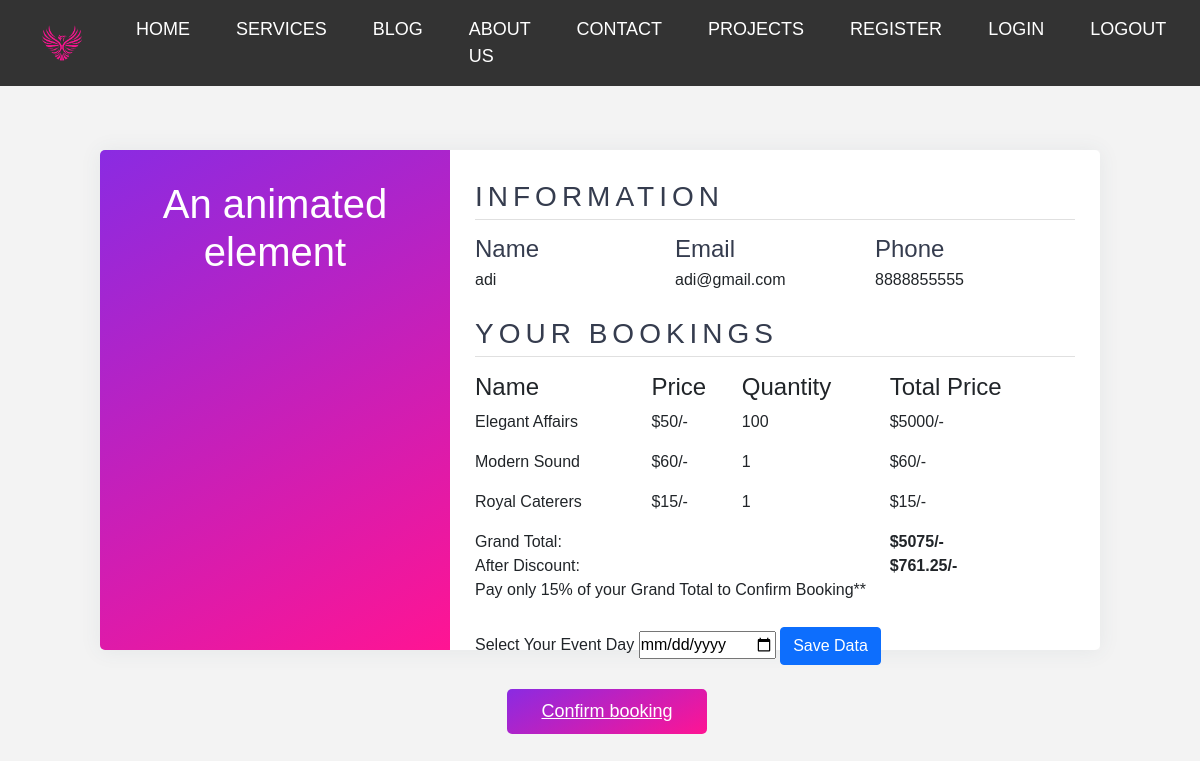
The app's page /Bookings/Bookings.php (signed in) with its own data.
### tables this page shows
CREATE TABLE `user_form` (
  `id` int(100) NOT NULL,
  `name` varchar(100) NOT NULL,
  `email` varchar(100) NOT NULL,
  `mobile` bigint(10) NOT NULL,
  `password` varchar(100) NOT NULL,
  `Time` timestamp(6) NOT NULL DEFAULT current_timestamp(6) ON UPDATE current_timestamp(6)
);

CREATE TABLE `cart` (
  `id` int(100) NOT NULL,
  `user_id` int(100) NOT NULL,
  `name` varchar(100) NOT NULL,
  `price` varchar(100) NOT NULL,
  `image` varchar(100) NOT NULL,
  `quantity` int(100) NOT NULL,
  `Time` timestamp NOT NULL DEFAULT current_timestamp() ON UPDATE current_timestamp()
);

### Bookings/Bookings.php (the view, shortened to what this page needs)
<?php
include 'config.php';
$user_id = $_SESSION['user_id'];
?>
<!DOCTYPE html>
 <html>
 <head>
 <link rel="stylesheet" href="https://cdnjs.cloudflare.com/ajax/libs/animate.css/4.1.1/animate.min.css"/>
 <link href="https://cdn.jsdelivr.net/npm/bootstrap@5.0.2/dist/css/bootstrap.min.css" rel="stylesheet"
>
<link rel="stylesheet" href="https://cdnjs.cloudflare.com/ajax/libs/font-awesome/6.3.0/css/all.min.css"
integrity="sha512-SzlrxWUlpfuzQ+pcUCosxcglQRNAq/DZjVsC0lE40xsADsfeQoEypE+enwcOiGjk/bSuGGKHEyjSoQ1zVisanQ==" />
<link rel="stylesheet" href="Bookings.css">
<link rel="stylesheet" type="text/css" href="../nav.css">
</head>
<body>
<nav class="navbar navbar-expand-md">
    <div class="container">
        <a class="navbar-brand" href="#"><img src="../logo.png" alt="Logo"></a>
        <div class="collapse navbar-collapse">
            <ul class="navbar-nav ms-auto mb-2 mb-lg-0">
                <li class="nav-item">
                    <a class="nav-link active" href="../Homepage/Homepage.php">HOME</a></li>
                    <li class="nav-item">
                        <a class="nav-link" href="../Select/Select.html">SERVICES</a></li>
                  <li class="nav-item">
                      <a class="nav-link" href="../Blog/Blog.html">BLOG</a></li>
                  <li class="nav-item">
                      <a class="nav-link" href="../About us/About us_dev.html">ABOUT US</a></li>
                  <li class="nav-item">
                    <a class="nav-link" href="../Contact/contact.html">CONTACT</a></li>
                  <li class="nav-item">
                      <a class="nav-link" href="../Launching/Launching.html">PROJECTS</a></li>
                  <li class="nav-item">
                      <a class="nav-link" href="../Registration_Login/Registration.html">REGISTER</a></li>
                  <li class="nav-item">
                      <a class="nav-link" href="../Registration_Login/loginuser.html">LOGIN</a></li>
                <li class="nav-item">
                    <a class="nav-link" href="../Homepage/Homepage.html">LOGOUT</a></li>
              </ul>
        </div>
    </div>
  </nav>
<div class="wrapper">
    <div class="left">
    <?php
      $select_user = mysqli_query($conn, "SELECT * FROM `user_form` WHERE id = '$user_id'") or die('query failed');
      if(mysqli_num_rows($select_user) > 0){
         $fetch_user = mysqli_fetch_assoc($select_user);
      };
   ?>
    <h1 class="animate__animated animate__bounce">An animated element</h1>
    </div>
    <div class="right">
        <div class="info">
            <h3>Information</h3>
            <div class="info_data">
                <div class="data">
                  <h4>Name</h4>
                  <span><?php echo $fetch_user['name']; ?></span>
                </div>
                <div class="data">
                  <h4>Email</h4>
                  <span><?php echo $fetch_user['email']; ?></span>
                </div>
                <div class="data">
                  <h4>Phone</h4>
                  <span><?php echo $fetch_user['mobile']; ?></span>
                </div>
            </div>
        </div>
      <div class="projects">
      <h3>Your Bookings</h3>
      <table style="width:100%">
      <th><h4>Name</h4></th>
      <th><h4>Price</h4></th>
      <th><h4>Quantity</h4></th>
      <th><h4>Total Price</h4></th>
      <?php
      $cart_query = mysqli_query($conn, "SELECT * FROM `cart` WHERE user_id = '$user_id'") or die('query failed');
      $grand_total = 0;
      if(mysqli_num_rows($cart_query) > 0){
      while($fetch_cart = mysqli_fetch_assoc($cart_query)){
      ?>
      <tr>
      <td><p><?php echo $fetch_cart['name']; ?></p></td>
      <td><p>$<?php echo $fetch_cart['price']; ?>/-</p></td>
      <td><p><?php echo $fetch_cart['quantity']; ?></p></td>
      <td><p>$<?php echo $sub_total = ($fetch_cart['price'] * $fetch_cart['quantity']); ?>/-</td></p>
      </tr>
      <?php $grand_total += $sub_total;}}?>
      <tr class="table-bottom">
      <td colspan="3">Grand Total:</td>
      <p><th>$<?php echo $grand_total; ?>/-</th></p>
      </tr>
      <?php $discount = 0.15*($grand_total);?>
      <tr class="table-bottom">
      <td colspan="3">After Discount: </td>
      <p><th>$<?php echo $discount; ?>/-</th></p>
      </tr>
      <tr>
      <td colspan="4">Pay only 15% of your Grand Total to Confirm Booking**</td>
      </tr>
      </table>
      </div>
        <div class="form-container">
        <form action="Event_date.php" method="POST">
              <span>Select Your Event Day</span>
              <input type="date" name="event">
              <button type="submit" name="submit" class="btn btn-primary">Save Data</button>
            </form></div><br>
        <div class="social_media">
            <ul>
              <li><a href="../Payment/Payment.html">Confirm booking</a></li>
          </ul>
      </div>
    </div>
</div>
</body>
</html>

### Bookings/Bookings.css (style rules this page uses)
* { margin: 0; padding: 0; box-sizing: border-box; list-style: none; font-family: 'Josefin Sans', sans-serif; }
.animate__animated.animate__bounce { --animation-name: bounce; --animate-duration: 2s; --animation-iteration-count: infinite; --animation-timing-function: ease; transition: all .3s; }
body { background-color: #f3f3f3; }
.wrapper { position: absolute; top: 50%; left: 50%; transform: translate(-50%,-50%); width: 1000px; height: 500px; display: flex; box-shadow: 0 1px 20px 0 rgba(69,90,100,.08); }
.wrapper .left { width: 35%; background: linear-gradient(151deg, blueviolet 0%, deeppink 100%); padding: 30px 25px; border-top-left-radius: 5px; border-bottom-left-radius: 5px; text-align: center; color: #fff; }
.wrapper .right { width: 65%; background: #fff; padding: 30px 25px; border-top-right-radius: 5px; border-bottom-right-radius: 5px; }
.wrapper .right .info, .wrapper .right .projects { margin-bottom: 25px; }
.wrapper .right .info h3, .wrapper .right .projects h3 { margin-bottom: 15px; padding-bottom: 5px; border-bottom: 1px solid #e0e0e0; color: #353c4e; text-transform: uppercase; letter-spacing: 5px; }
.wrapper .right .info_data, .wrapper .right .projects_data { display: flex; justify-content: space-between; }
.wrapper .right .info_data .data, .wrapper .right .projects_data .data { width: 45%; }
.wrapper .right .info_data .data h4, .wrapper .right .projects_data .data h4 { color: #353c4e; margin-bottom: 5px; }
.wrapper .social_media ul { display: flex; }
.wrapper .social_media ul li { width: 200px; height: 45px; background: linear-gradient(151deg, blueviolet 0%, deeppink 100%); margin-right: 10px; border-radius: 5px; text-align: center; line-height: 45px; }
.wrapper .social_media ul li a { color :#fff; display: block; font-size: 18px; }

### nav.css (style rules this page uses)
.navbar { position: absolute; width: 100%; top: 0; left: 0; background-color: #333; opacity: 5; }
.navbar .nav-link { font-size: 18px; margin-left: 30px; position: relative; color: #fff; }
.navbar .navbar-brand img { max-height: 40px; }
.navbar .nav-link::before { content: ''; position: absolute; bottom: -10px; left: 0; right: 0; margin-inline: auto; width: 0px; height: 2px; background-color: deeppink; box-shadow: 0px 0px 8px #ff1493; transition: all .6s ease; transform-origin: center; }

### records on screen
user_form: name "adi", email "adi@gmail.com", mobile "8888855555"
cart: name "Elegant Affairs", price "50", quantity "100", $sub_total = ($fetch_cart['price'] * $fetch_cart['quantity']) "5000"
cart: name "Modern Sound", price "60", quantity "1"
cart: name "Royal Caterers", price "15", quantity "1"

### other values on screen
$grand_total "5075"
$discount "761.25"
